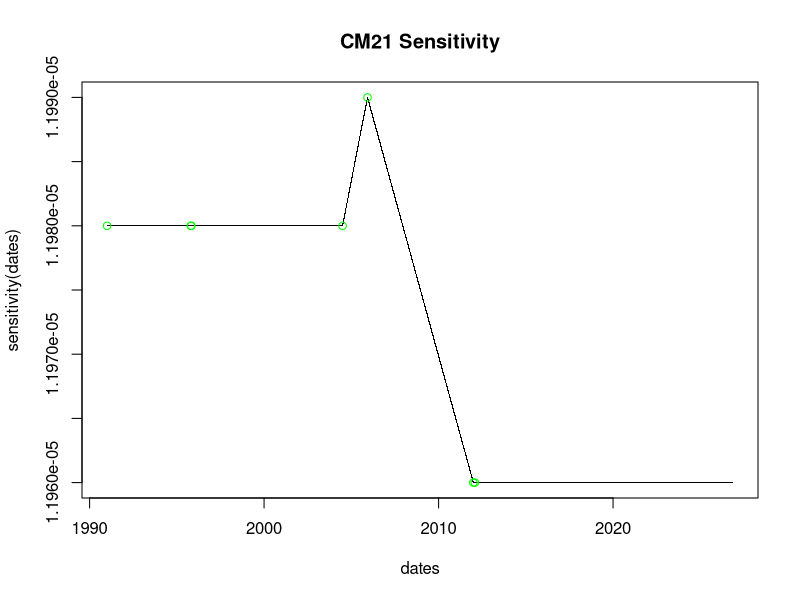
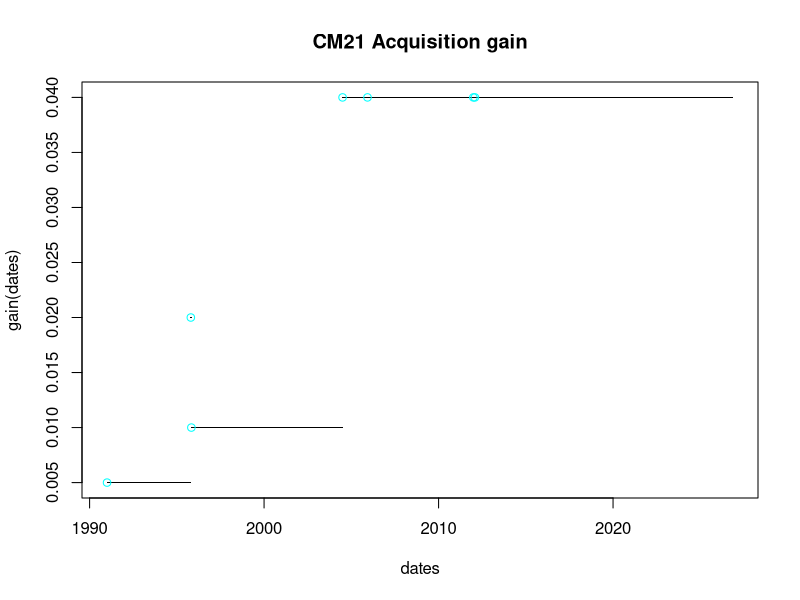
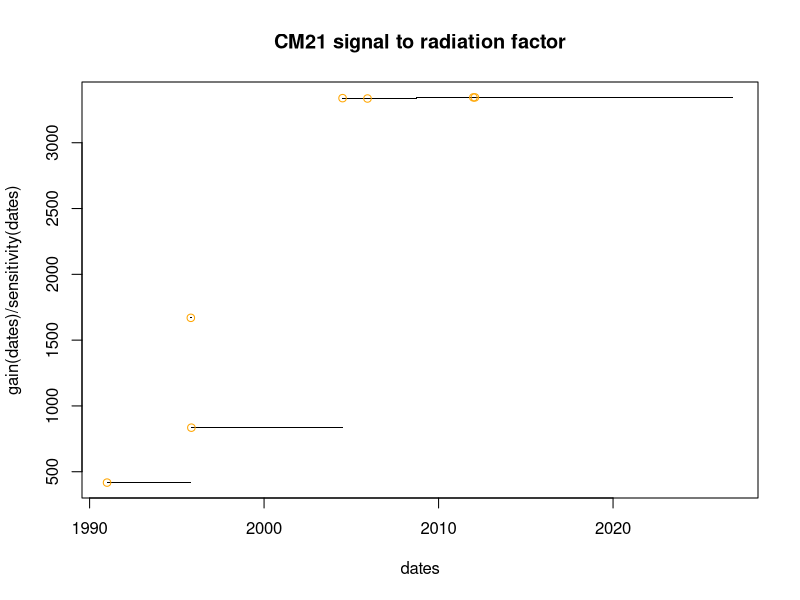
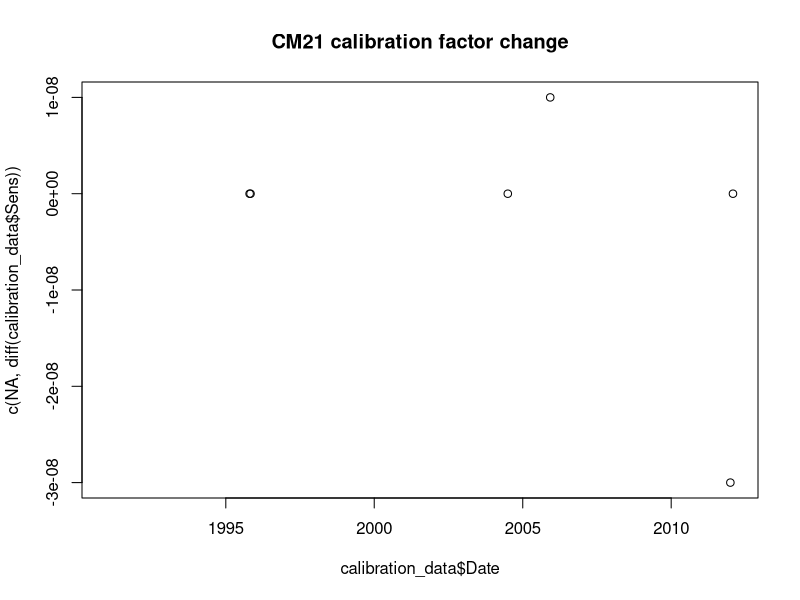
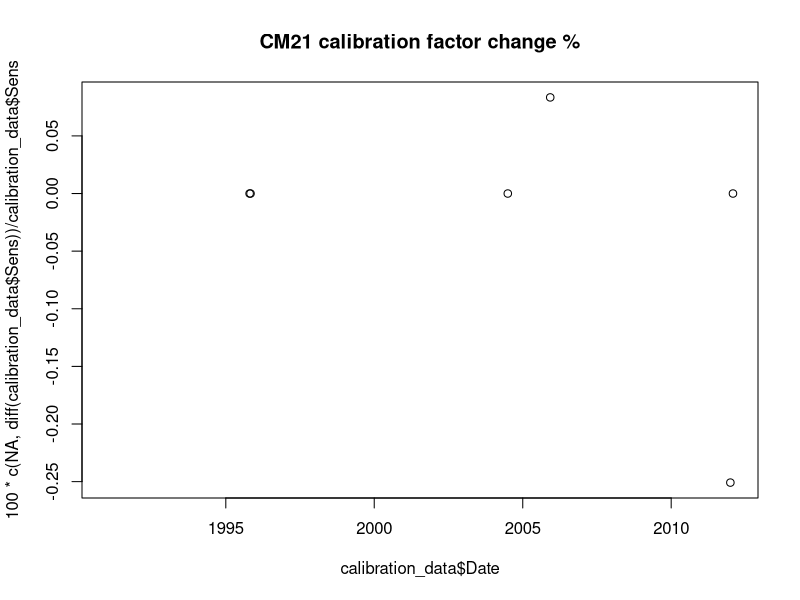

Recreate these plots in R, in order.

Sys.setenv(TZ = "UTC")
## check date function
is.POSIXct <- function(x) inherits(x, "POSIXct")

## values from CM21_caldata_06.txt
## define data
calibration_data <- matrix(
       c( "1991-01-01", 11.98E-6, 0.5E-2,
          "1995-10-21", 11.98E-6, 2E-2,
          "1995-11-01", 11.98E-6, 1E-2,
          "2004-07-01", 11.98E-6, 4E-2,
          "2005-12-05", 11.99E-6, 4E-2,
          "2011-12-30", 11.96E-6, 4E-2,
          "2012-01-31", 11.96E-6, 4E-2  ),
       byrow = TRUE,
       ncol = 3)
## read to data frame
calibration_data <- data.frame(Date = as.POSIXct( calibration_data[,1] ),
                               Sens = as.numeric( calibration_data[,2] ),
                               Gain = as.numeric( calibration_data[,3] ) )

## interpolation functions
sensitivity <- approxfun( x      = calibration_data$Date,
                          y      = calibration_data$Sens,
                          rule   = 1:2  )

gain        <- approxfun( x      = calibration_data$Date,
                          y      = calibration_data$Gain,
                          method = "constant",
                          rule   = 1:2  )


#' Conversion factor from volt to watt for CM21
#'
#' @details This uses both the sensitivity of the instruments and the gain
#' factor of the measurement device.
#'
#' @param date POSIXct date for the factor
#'
#' @return (numeric) Conversion factor
#' @family CM 21 functions
#' @export
cm21factor <- function(date) {
    if (is.POSIXct(date)) {
        return( gain(date) / sensitivity(date) )
    } else {
        stop("input must be POSIXct.\n you gave : ",date)
    }
}


## current values used
SENSITICM21  = 11.96    # μV/W/m^2
CFACTOR      = 40000    # measurement instrument conversion CM21

## create some test graphs
dates <- seq(calibration_data$Date[1],Sys.time(),by="day")

plot(dates, sensitivity(dates), pch = ".", main = "CM21 Sensitivity")
points(calibration_data$Date, calibration_data$Sens, col = "green")

plot(dates, gain(dates),        pch = ".", main = "CM21 Acquisition gain")
points(calibration_data$Date, calibration_data$Gain,  col = "cyan")

plot(dates, gain(dates) / sensitivity(dates),
                                pch = ".", main = "CM21 signal to radiation factor")
points(calibration_data$Date, calibration_data$Gain / calibration_data$Sens, col = "orange" )


plot(calibration_data$Date, c(NA, diff(calibration_data$Sens)),
     main = "CM21 calibration factor change")

plot(calibration_data$Date, 100*c(NA, diff(calibration_data$Sens))/calibration_data$Sens ,
     main = "CM21 calibration factor change %")


